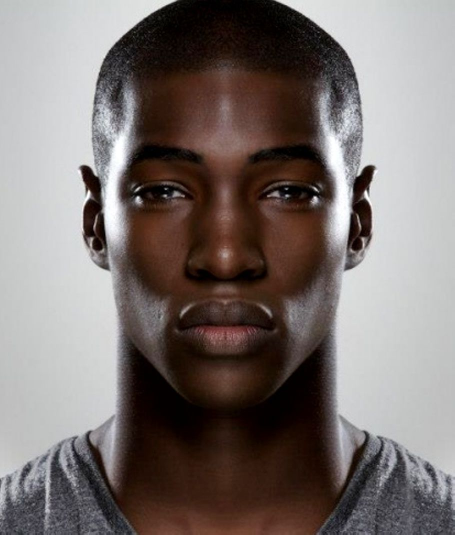
#> input picture ComputerVision/images/2.jpg, 909 x 1069 px (shown at 1/2 size)
$ python lab4.py images/2.jpg
#> lines starting #> are read from the running program, lines starting #| are printed output that depends on the picture; after the words box and inside, x2 and y2 are one past the last pixel; in counts of white or black regions, pixels touching at a corner belong together
from __future__ import annotations

import argparse
from pathlib import Path
from typing import Iterable

import cv2
import numpy as np


SUPPORTED_EXTENSIONS = {".png", ".jpg", ".jpeg", ".bmp"}


def find_images(path: Path) -> list[Path]:
    if path.is_file() and path.suffix.lower() in SUPPORTED_EXTENSIONS:
        return [path]
    if path.is_dir():
        return [p for p in sorted(path.rglob("*")) if p.suffix.lower() in SUPPORTED_EXTENSIONS]
    return []


def ensure_bgr(image: np.ndarray) -> np.ndarray:
    if image.ndim == 2:
        return cv2.cvtColor(image, cv2.COLOR_GRAY2BGR)
    return image


def add_title(image: np.ndarray, title: str) -> np.ndarray:
    canvas = ensure_bgr(image).copy()
    cv2.rectangle(canvas, (0, 0), (canvas.shape[1], 34), (255, 255, 255), -1)
    cv2.putText(canvas, title, (10, 23), cv2.FONT_HERSHEY_SIMPLEX, 0.58, (0, 0, 0), 1, cv2.LINE_AA)
    return canvas


def resize_to_height(image: np.ndarray, target_h: int) -> np.ndarray:
    h, w = image.shape[:2]
    scale = target_h / max(h, 1)
    target_w = max(int(w * scale), 1)
    return cv2.resize(image, (target_w, target_h), interpolation=cv2.INTER_AREA)


def stack_images(images: Iterable[np.ndarray], target_h: int = 240) -> np.ndarray:
    resized = [resize_to_height(ensure_bgr(image), target_h) for image in images]
    return cv2.hconcat(resized)


def save_outputs(output_dir: Path, stem: str, outputs: dict[str, np.ndarray]) -> None:
    output_dir.mkdir(parents=True, exist_ok=True)
    for name, image in outputs.items():
        cv2.imwrite(str(output_dir / f"{stem}_{name}.png"), image)


def get_face_detector() -> cv2.CascadeClassifier:
    cascade_path = Path(cv2.data.haarcascades) / "haarcascade_frontalface_default.xml"
    detector = cv2.CascadeClassifier(str(cascade_path))
    if detector.empty():
        raise RuntimeError(f"Не вдалося завантажити каскад: {cascade_path}")
    return detector


def detect_faces(gray: np.ndarray) -> np.ndarray:
    detector = get_face_detector()
    return detector.detectMultiScale(gray, scaleFactor=1.1, minNeighbors=5, minSize=(80, 80))


# [7 lines left out: function fallback_face_box, not called in this run]


def expand_face_box(box: tuple[int, int, int, int], image_shape: tuple[int, ...], margin: float = 0.18) -> tuple[int, int, int, int]:
    x, y, w, h = box
    img_h, img_w = image_shape[:2]
    pad_x = int(w * margin)
    pad_y = int(h * margin)

    x1 = max(x - pad_x, 0)
    y1 = max(y - pad_y, 0)
    x2 = min(x + w + pad_x, img_w)
    y2 = min(y + h + pad_y, img_h)
    return x1, y1, x2, y2


def select_primary_face(image_bgr: np.ndarray, faces: np.ndarray) -> tuple[tuple[int, int, int, int], bool]:
    if len(faces) == 0:
        return fallback_face_box(image_bgr.shape), False

    primary = max(faces, key=lambda face: face[2] * face[3])
    return tuple(int(v) for v in primary), True


def draw_face_boxes(image_bgr: np.ndarray, faces: np.ndarray, primary_box: tuple[int, int, int, int], detected: bool) -> np.ndarray:
    output = image_bgr.copy()

    for x, y, w, h in faces:
        cv2.rectangle(output, (x, y), (x + w, y + h), (40, 210, 40), 2)

    px, py, pw, ph = primary_box
    color = (0, 180, 255) if detected else (0, 0, 255)
    label = "Primary face" if detected else "Fallback ROI"
    cv2.rectangle(output, (px, py), (px + pw, py + ph), color, 3)
    cv2.putText(output, label, (px, max(py - 8, 22)), cv2.FONT_HERSHEY_SIMPLEX, 0.6, color, 2, cv2.LINE_AA)
    return output


def crop_face_roi(image_bgr: np.ndarray, face_box: tuple[int, int, int, int]) -> np.ndarray:
    x1, y1, x2, y2 = expand_face_box(face_box, image_bgr.shape)
    return image_bgr[y1:y2, x1:x2].copy()


def scale_face(face_bgr: np.ndarray, scale: float) -> np.ndarray:
    h, w = face_bgr.shape[:2]
    target_w = max(int(w * scale), 1)
    target_h = max(int(h * scale), 1)
    interpolation = cv2.INTER_CUBIC if scale >= 1.0 else cv2.INTER_AREA
    return cv2.resize(face_bgr, (target_w, target_h), interpolation=interpolation)


def rotate_face(face_bgr: np.ndarray, angle: float) -> np.ndarray:
    h, w = face_bgr.shape[:2]
    center = (w / 2.0, h / 2.0)
    matrix = cv2.getRotationMatrix2D(center, angle, 1.0)

    cos_v = abs(matrix[0, 0])
    sin_v = abs(matrix[0, 1])
    bound_w = int((h * sin_v) + (w * cos_v))
    bound_h = int((h * cos_v) + (w * sin_v))

    matrix[0, 2] += bound_w / 2.0 - center[0]
    matrix[1, 2] += bound_h / 2.0 - center[1]

    return cv2.warpAffine(
        face_bgr,
        matrix,
        (bound_w, bound_h),
        flags=cv2.INTER_LINEAR,
        borderMode=cv2.BORDER_REPLICATE,
    )


def perspective_correct_face(face_bgr: np.ndarray) -> tuple[np.ndarray, np.ndarray]:
    h, w = face_bgr.shape[:2]
    src_points = np.float32(
        [
            [0.18 * w, 0.08 * h],
            [0.82 * w, 0.12 * h],
            [0.92 * w, 0.95 * h],
            [0.08 * w, 0.90 * h],
        ]
    )
    dst_points = np.float32(
        [
            [0, 0],
            [w - 1, 0],
            [w - 1, h - 1],
            [0, h - 1],
        ]
    )

    matrix = cv2.getPerspectiveTransform(src_points, dst_points)
    corrected = cv2.warpPerspective(
        face_bgr,
        matrix,
        (w, h),
        flags=cv2.INTER_LINEAR,
        borderMode=cv2.BORDER_REPLICATE,
    )

    annotated = face_bgr.copy()
    points_i32 = src_points.astype(np.int32)
    cv2.polylines(annotated, [points_i32], True, (0, 180, 255), 2)
    for px, py in points_i32:
        cv2.circle(annotated, (int(px), int(py)), 5, (0, 0, 255), -1)

    return annotated, corrected


def keep_main_component(mask: np.ndarray) -> np.ndarray:
    num_labels, labels, stats, centroids = cv2.connectedComponentsWithStats(mask, connectivity=8)
    if num_labels <= 1:
        return mask

    h, w = mask.shape[:2]
    center = np.array([w / 2.0, h / 2.0], dtype=np.float32)
    best_label = 1
    best_score = -1.0

    for label in range(1, num_labels):
        area = int(stats[label, cv2.CC_STAT_AREA])
        if area < max(int(mask.size * 0.01), 40):
            continue

        centroid = centroids[label]
        distance = float(np.linalg.norm(centroid - center))
        score = area / (distance + 1.0)
        if score > best_score:
            best_label = label
            best_score = score

    filtered = np.zeros_like(mask)
    filtered[labels == best_label] = 255
    return filtered


def build_initial_face_mask(face_bgr: np.ndarray) -> np.ndarray:
    ycrcb = cv2.cvtColor(face_bgr, cv2.COLOR_BGR2YCrCb)
    skin_mask = cv2.inRange(ycrcb, (0, 133, 77), (255, 173, 127))
    skin_mask = cv2.medianBlur(skin_mask, 5)

    coverage = float(np.count_nonzero(skin_mask)) / float(skin_mask.size)
    if 0.03 <= coverage <= 0.85:
        return keep_main_component(skin_mask)

    gray = cv2.cvtColor(face_bgr, cv2.COLOR_BGR2GRAY)
    blurred = cv2.GaussianBlur(gray, (5, 5), 0)
    _, otsu = cv2.threshold(blurred, 0, 255, cv2.THRESH_BINARY + cv2.THRESH_OTSU)

    left_mean = float(np.mean(gray[otsu == 255])) if np.any(otsu == 255) else 0.0
    right_mean = float(np.mean(gray[otsu == 0])) if np.any(otsu == 0) else 255.0
    if left_mean < right_mean:
        otsu = cv2.bitwise_not(otsu)

    return keep_main_component(otsu)


def apply_morphology(mask: np.ndarray) -> dict[str, np.ndarray]:
    kernel = cv2.getStructuringElement(cv2.MORPH_ELLIPSE, (5, 5))
    eroded = cv2.erode(mask, kernel, iterations=1)
    dilated = cv2.dilate(mask, kernel, iterations=1)
    opened = cv2.morphologyEx(mask, cv2.MORPH_OPEN, kernel, iterations=1)
    closed = cv2.morphologyEx(mask, cv2.MORPH_CLOSE, kernel, iterations=2)
    cleaned = cv2.morphologyEx(opened, cv2.MORPH_CLOSE, kernel, iterations=2)

    return {
        "mask_initial": mask,
        "mask_eroded": eroded,
        "mask_dilated": dilated,
        "mask_opened": opened,
        "mask_closed": closed,
        "mask_cleaned": cleaned,
    }


def apply_mask(image_bgr: np.ndarray, mask: np.ndarray) -> np.ndarray:
    return cv2.bitwise_and(image_bgr, image_bgr, mask=mask)


def process_image(path: Path, output_dir: Path, show: bool) -> None:
    image_bgr = cv2.imread(str(path), cv2.IMREAD_COLOR)
    if image_bgr is None:
        print(f"Не вдалося зчитати: {path}")
        return

    gray = cv2.cvtColor(image_bgr, cv2.COLOR_BGR2GRAY)
    faces = detect_faces(gray)
    primary_face, detected = select_primary_face(image_bgr, faces)

    faces_view = draw_face_boxes(image_bgr, faces, primary_face, detected)
    face_roi = crop_face_roi(image_bgr, primary_face)

    scaled_down = scale_face(face_roi, 0.80)
    scaled_up = scale_face(face_roi, 1.30)
    rotated_left = rotate_face(face_roi, 18)
    rotated_right = rotate_face(face_roi, -18)
    perspective_points, perspective_corrected = perspective_correct_face(face_roi)

    morphology_masks = apply_morphology(build_initial_face_mask(face_roi))
    segmented_initial = apply_mask(face_roi, morphology_masks["mask_initial"])
    segmented_cleaned = apply_mask(face_roi, morphology_masks["mask_cleaned"])

    stem_dir = output_dir / path.stem
    outputs = {
        "original": image_bgr,
        "faces": faces_view,
        "face_roi": face_roi,
        "scaled_080": scaled_down,
        "scaled_130": scaled_up,
        "rotated_left_18": rotated_left,
        "rotated_right_18": rotated_right,
        "perspective_points": perspective_points,
        "perspective_corrected": perspective_corrected,
        **morphology_masks,
        "segmented_initial": segmented_initial,
        "segmented_cleaned": segmented_cleaned,
    }
    save_outputs(stem_dir, path.stem, outputs)

    print(f"\n[{path.name}]")
    print(f"  Знайдено облич: {len(faces)}")
    print(f"  Основний ROI: {'обличчя' if detected else 'центральна область (fallback)'}")
    print(f"  Папка результатів: {stem_dir.resolve()}")

    if show:
        geometry_preview = stack_images(
            [
                add_title(image_bgr, "Original"),
                add_title(faces_view, "Detected faces"),
                add_title(face_roi, "Face ROI"),
                add_title(perspective_points, "Perspective source"),
            ],
            target_h=230,
        )
        transform_preview = stack_images(
            [
                add_title(scaled_down, "Scale 0.80x"),
                add_title(scaled_up, "Scale 1.30x"),
                add_title(rotated_left, "Rotate +18"),
                add_title(perspective_corrected, "Perspective corrected"),
            ],
            target_h=230,
        )
        morphology_preview = stack_images(
            [
                add_title(morphology_masks["mask_initial"], "Initial mask"),
                add_title(morphology_masks["mask_eroded"], "Erosion"),
                add_title(morphology_masks["mask_dilated"], "Dilation"),
                add_title(morphology_masks["mask_opened"], "Opening"),
                add_title(morphology_masks["mask_closed"], "Closing"),
            ],
            target_h=230,
        )
        segmentation_preview = stack_images(
            [
                add_title(face_roi, "ROI"),
                add_title(segmented_initial, "Initial segmentation"),
                add_title(segmented_cleaned, "Cleaned segmentation"),
                add_title(rotated_right, "Rotate -18"),
            ],
            target_h=230,
        )

        cv2.imshow(f"{path.name} | Geometry", geometry_preview)
        cv2.imshow(f"{path.name} | Transformations", transform_preview)
        cv2.imshow(f"{path.name} | Morphology", morphology_preview)
        cv2.imshow(f"{path.name} | Segmentation", segmentation_preview)
        key = cv2.waitKey(0) & 0xFF
        cv2.destroyAllWindows()
        if key in (27, ord("q")):
            raise KeyboardInterrupt


def parse_args() -> argparse.Namespace:
    parser = argparse.ArgumentParser(
        description="Лабораторна №4: геометричні перетворення та морфологічні операції для облич.",
    )
    parser.add_argument("input_path", type=Path, help="Файл або папка із зображеннями.")
    parser.add_argument(
        "--output-dir",
        type=Path,
        default=Path("lab4_output"),
        help="Папка для результатів.",
    )
    parser.add_argument("--no-show", action="store_true", help="Не відкривати вікна перегляду.")
    return parser.parse_args()


def main() -> None:
    args = parse_args()
    images = find_images(args.input_path)
    if not images:
        print("\nНе знайдено PNG/JPG/BMP зображень.")
        return

    print(f"\nЗнайдено зображень: {len(images)}")
    print(f"Результати буде збережено в: {args.output_dir.resolve()}")

    try:
        for image_path in images:
            process_image(image_path, args.output_dir, show=not args.no_show)
#> in process_image, image_bgr is the input picture: shape (1069, 909, 3); mean B, G, R 111.1, 113.9, 122.9
#> in process_image, `faces = detect_faces(gray)`: faces = [[186, 160, 532, 532]]
#> in select_primary_face, `primary = max(faces, key=lambda face: face[2] * face[3])`: primary = [186, 160, 532, 532]
#> in process_image, `primary_face, detected = select_primary_face(image_bgr, faces)`: primary_face = (186, 160, 532, 532); detected = True
#> the loop in draw_face_boxes, `for x, y, w, h in faces:` made 1 pass
#> after the loop in draw_face_boxes, `for x, y, w, h in faces:`:
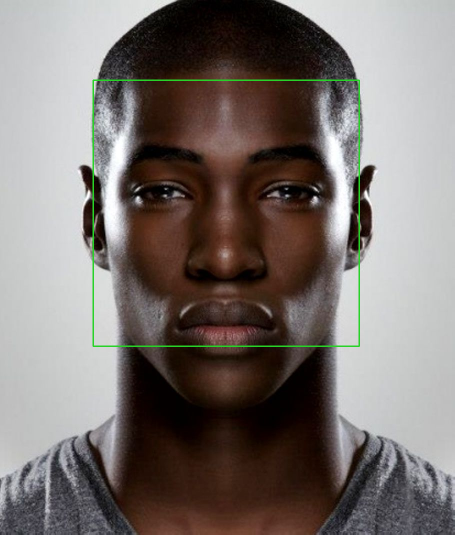
#> output: shape (1069, 909, 3) (shown at 1/2 size); 0.66% of pixels changed, all inside (x1, y1, x2, y2) = (185, 159, 720, 694)
#> in draw_face_boxes, `px, py, pw, ph = primary_box`: px = 186; py = 160; pw = 532
#> in draw_face_boxes, `color = (0, 180, 255) if detected else (0, 0, 255)`: color = (0, 180, 255)
#> in draw_face_boxes, `label = "Primary face" if detected else "Fallback ROI"`: label = 'Primary face'
#> in expand_face_box, `x, y, w, h = box`: x = 186; y = 160; w = 532
#> in expand_face_box, `pad_x = int(w * margin)`: pad_x = 95
#> in expand_face_box, `x1 = max(x - pad_x, 0)`: x1 = 91
#> in expand_face_box, `y1 = max(y - pad_y, 0)`: y1 = 65
#> in expand_face_box, `x2 = min(x + w + pad_x, img_w)`: x2 = 813
#> in expand_face_box, `y2 = min(y + h + pad_y, img_h)`: y2 = 787
#> in crop_face_roi, `x1, y1, x2, y2 = expand_face_box(face_box, image_bgr.shape)`: x1 = 91; y1 = 65; x2 = 813; y2 = 787
#> in scale_face, `interpolation = cv2.INTER_CUBIC if scale >= 1.0 else cv2.INTER_AREA`: interpolation = 3
#> in rotate_face, `matrix = cv2.getRotationMatrix2D(center, angle, 1.0)`: matrix = [[0.951, 0.309, -93.89], [-0.309, 0.951, 129.2]]
#> in rotate_face, `cos_v = abs(matrix[0, 0])`: cos_v = 0.951
#> in rotate_face, `sin_v = abs(matrix[0, 1])`: sin_v = 0.309
#> in rotate_face, `bound_w = int((h * sin_v) + (w * cos_v))`: bound_w = 909
#> call 2 of rotate_face, with angle = -18
#> in rotate_face (call 2), `matrix = cv2.getRotationMatrix2D(center, angle, 1.0)`: matrix = [[0.951, -0.309, 129.2], [0.309, 0.951, -93.89]]
#> in rotate_face (call 2), `return cv2.warpAffine( face_bgr, matrix, (bound_w, bound_h), flags=cv2..`:
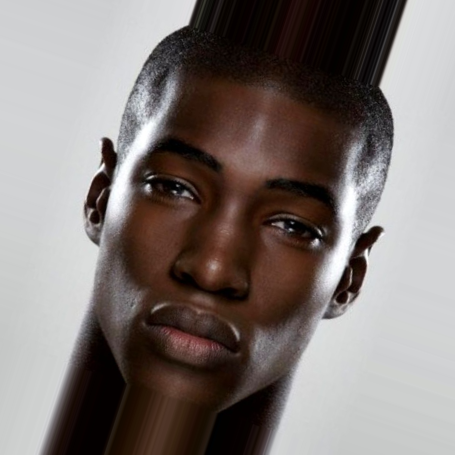
#> returned value: shape (909, 909, 3) (shown at 1/2 size); mean of channels 0, 1, 2 117.3, 120.2, 128.7; drawn as B, G, R
#> in perspective_correct_face, `matrix = cv2.getPerspectiveTransform(src_points, dst_points)`: matrix = [[1.59, 0.193, -217.2], [-0.102, 1.63, -80.82], [-3.87e-05, 0.000538, 1]]
#> after the loop in perspective_correct_face, `for px, py in points_i32:`:
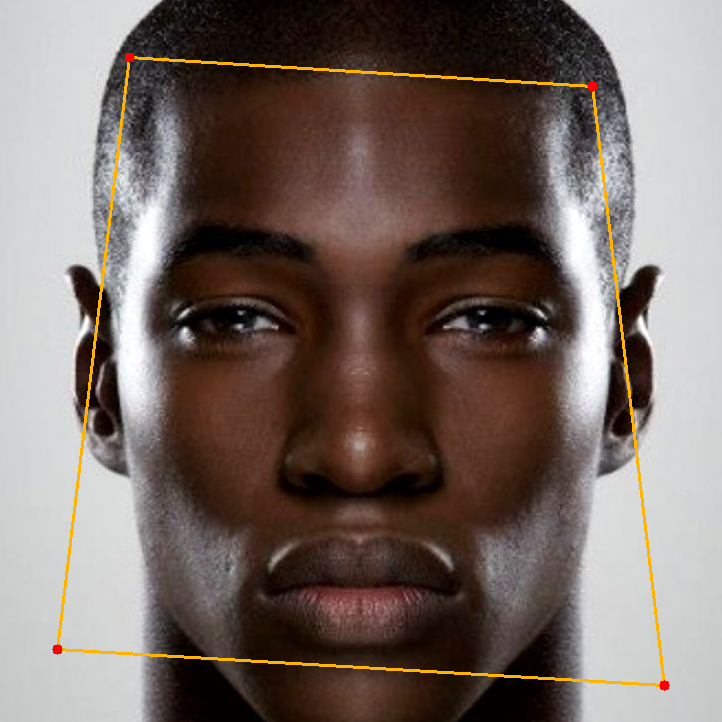
#> annotated: shape (722, 722, 3); mean B, G, R 98.7, 105.2, 118.4
#> in build_initial_face_mask, `skin_mask = cv2.medianBlur(skin_mask, 5)`:
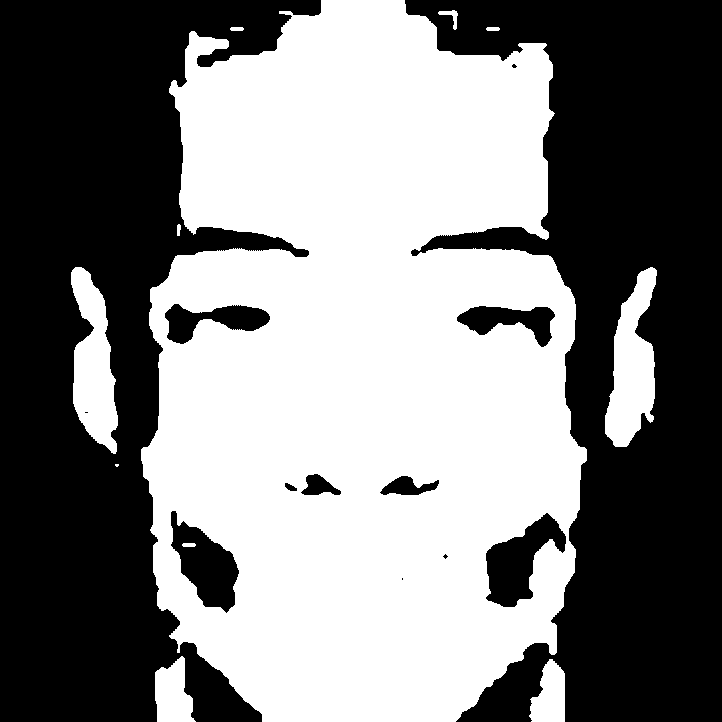
#> skin_mask: shape (722, 722); 50.1% white; 13 black regions (4 under 20 px), largest, box (x1, y1, x2, y2) and area: (0, 0, 321, 722) 125336, (405, 0, 722, 722) 122262, (486, 513, 566, 607) 3696
#> in build_initial_face_mask, `coverage = float(np.count_nonzero(skin_mask)) / float(skin_mask.size)`: coverage = 0.501
#> in keep_main_component, `num_labels, labels, stats, centroids = cv2.connectedComponentsWithStat..`:
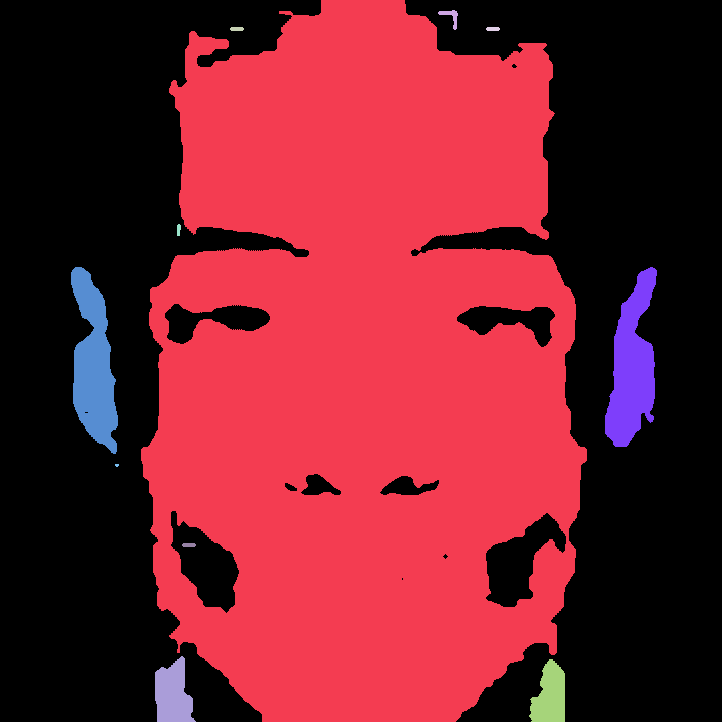
#> labels: shape (722, 722) int32; 12 distinct labels, from 0 to 11; one colour per label, 0 black
#> in keep_main_component, `num_labels, labels, stats, centroids = cv2.connectedComponentsWithStat..`: num_labels = 12; stats = [[0, 0, 722, 722, 260285], [141, 0, 446, 722, 246210], [438, 10, 20, 20, 135], [230, 27, 14, 4, 52], [486, 27, 14, 4, 52], [177, 224, 4, 12, 40], [71, 267, 47, 187, 5356], [605, 267, 52, 180, 5574], [115, 464, 4, 3, 10], [182, 543, 14, 4, 52], [155, 656, 41, 66, 1892], [529, 659, 36, 63, 1626]]; centroids = [[358.1, 348.5], [363, 368.5], [450.6, 16.18], [236.5, 28.5], [492.5, 28.5], [178.3, 229.3], [93.43, 364.8], [631.7, 367.1], [116.5, 464.8], [188.5, 544.5], [172.5, 693.9], [549.7, 695.5]]
#> the loop in keep_main_component, `for label in range(1, num_labels):` made 11 passes
#> (area, centroid, distance, score, best_score) on pass 1: (246210, [363, 368.5], 7.77, 28070.8, 28070.8)
#> after the loop in keep_main_component, `for label in range(1, num_labels):`: best_label = 1; best_score = 28070.8
#> in apply_morphology, `kernel = cv2.getStructuringElement(cv2.MORPH_ELLIPSE, (5, 5))`: kernel = [[0, 0, 1, 0, 0], [1, 1, 1, 1, 1], [1, 1, 1, 1, 1], [1, 1, 1, 1, 1], [0, 0, 1, 0, 0]]
#> in process_image, `morphology_masks = apply_morphology(build_initial_face_mask(face_roi))`: morphology_masks = 6 items
#> in apply_mask, `return cv2.bitwise_and(image_bgr, image_bgr, mask=mask)`:
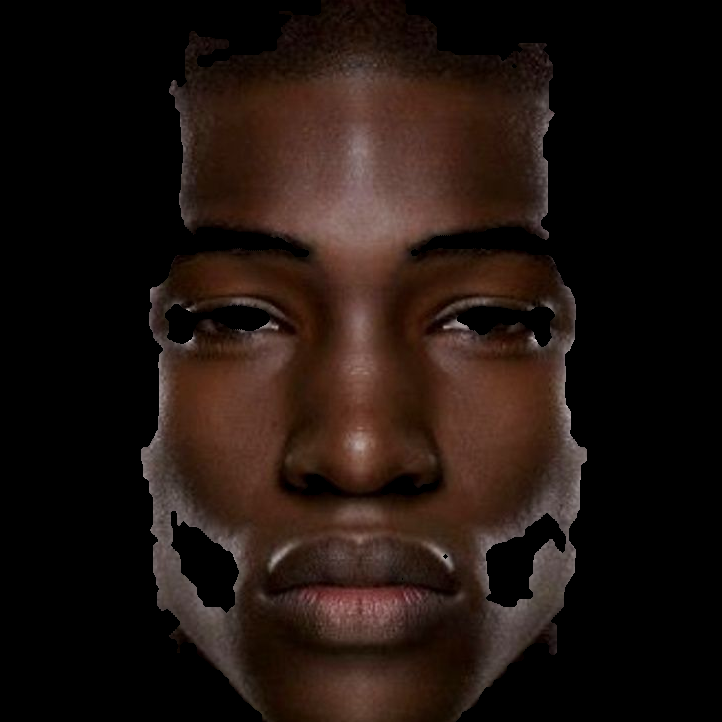
#> returned value: shape (722, 722, 3); mean of channels 0, 1, 2 15.3, 19.9, 31.5; drawn as B, G, R
#> the loop in save_outputs, `for name, image in outputs.items():` made 17 passes
#> name on passes 1 to 8: 'original', 'faces', 'face_roi', 'scaled_080', 'scaled_130', 'rotated_left_18', 'rotated_right_18', 'perspective_points'
#|   Знайдено облич: 1
#|   Основний ROI: обличчя
#> in resize_to_height, `h, w = image.shape[:2]`: h = 1069; w = 909
#> in resize_to_height, `scale = target_h / max(h, 1)`: scale = 0.215
#> in resize_to_height, `target_w = max(int(w * scale), 1)`: target_w = 195
#> in stack_images, `resized = [resize_to_height(ensure_bgr(image), target_h) for image in ..`: resized = 4 items
#> in add_title (call 8), `cv2.putText(canvas, title, (10, 23), cv2.FONT_HERSHEY_SIMPLEX, 0.58, (..`:
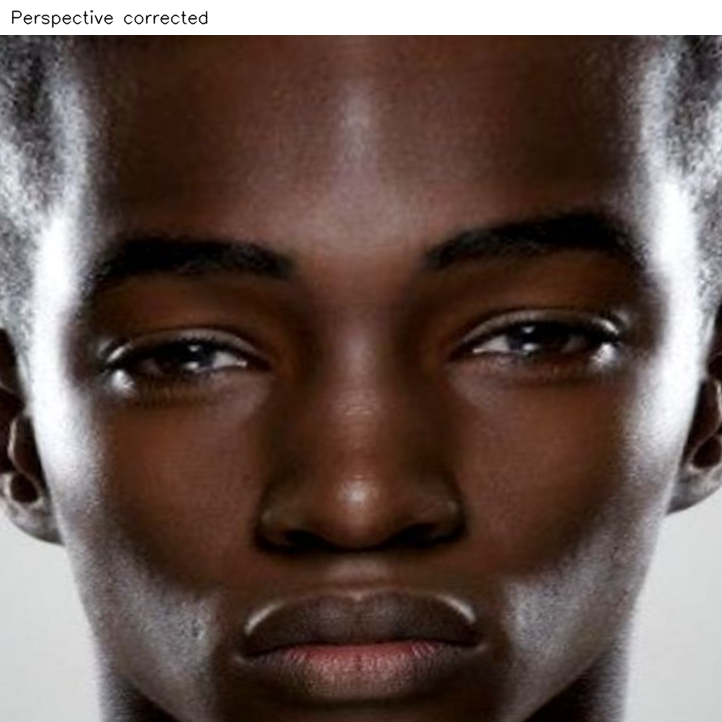
#> canvas: shape (722, 722, 3); mean B, G, R 76.9, 83.1, 100.9
#> (key q is pressed here)
    except KeyboardInterrupt:
        print("\nПерегляд зупинено.")
    finally:
        cv2.destroyAllWindows()

    print("\nГотово.")


if __name__ == "__main__":
    main()
